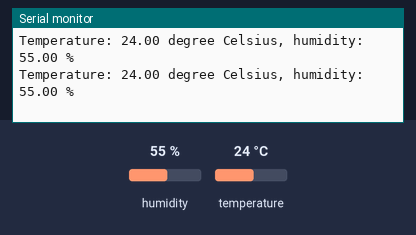
Simulated run of this sketch. Board: Arduino Uno, built with avr-gcc and run on an emulated ATmega328P. On the bench: the last lines printed to the serial monitor. Inputs (shaded band) come from the test bench; at power-on: humidity 55 %, temperature 24 °C.

Above: at 4.8 s.
4.9 s: humidity set to 22 %
At 8.9 s:
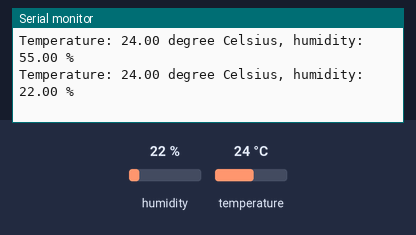
9.9 s: temperature set to 12 °C
At 13.4 s:
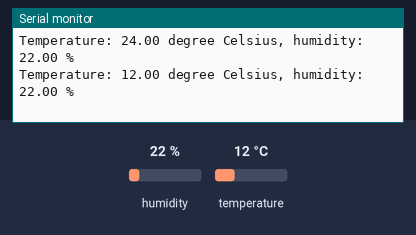
14.9 s: humidity set to 40 %
At 16.7 s:
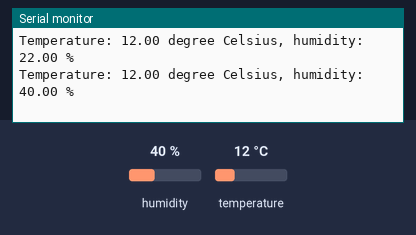
Timing chart, 0 to 18.2 s (numbered marks = the images above; inputs shaded):
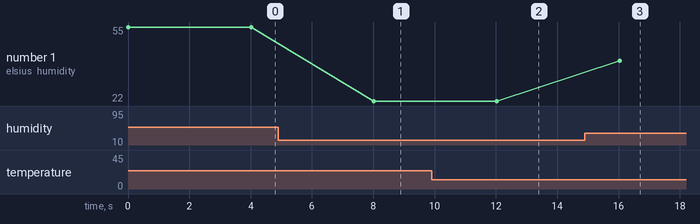

The sketch:

DHT22_output.ino
```cpp
// Temperature and humidity meter DHT 22

#include "DHT.h"
#define DHTpin 4
#define DHTtype DHT22

DHT dht22(DHTpin, DHTtype);

void setup() {
  Serial.begin(115200);
  dht22.begin();
}

void loop() {
  float temperature = dht22.readTemperature();
  float humidity = dht22.readHumidity();

  Serial.print("Temperature: ");
  Serial.print(temperature);
  Serial.print(" degree Celsius, ");
  Serial.print("humidity: ");
  Serial.print(humidity);
  Serial.println(" %");

  delay(4000);
}
```

Measured:
- after the input at 4.9 s, the serial monitor: prints a new line after 3.1 s (image 1)
- after the input at 9.9 s, the serial monitor: prints a new line after 2.1 s (image 2)
- after the input at 14.9 s, the serial monitor: prints a new line after 1.1 s (image 3)
- plotted number 1: 55 → 22 after the input at 4.9 s, 22 → 40 after the input at 14.9 s
